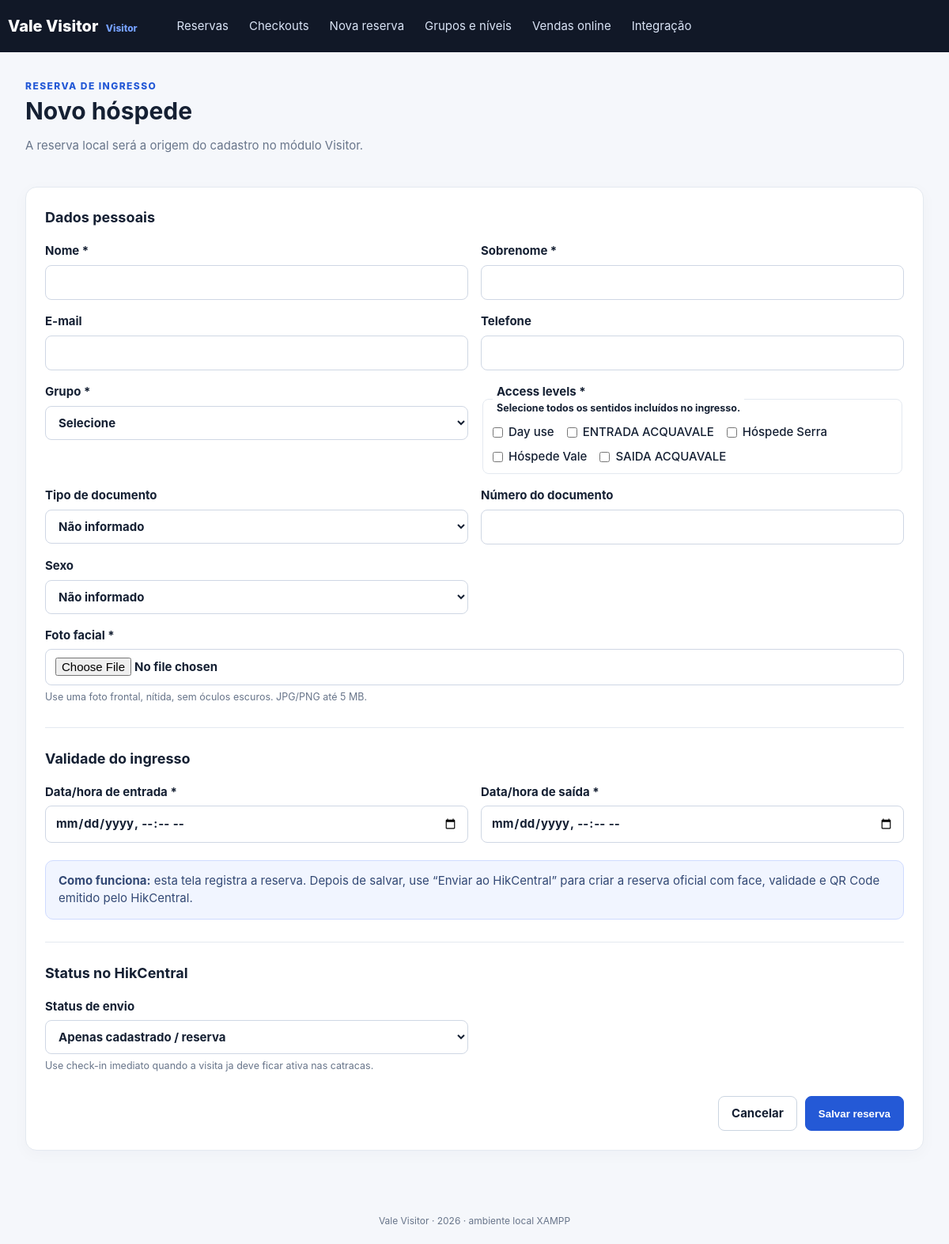
Page /new.php on the committed database.
### tables this page shows
CREATE TABLE IF NOT EXISTS access_levels (
    id INT UNSIGNED AUTO_INCREMENT PRIMARY KEY,
    name VARCHAR(120) NOT NULL UNIQUE,
    active TINYINT(1) NOT NULL DEFAULT 1,
    created_at TIMESTAMP NOT NULL DEFAULT CURRENT_TIMESTAMP
);

### bootstrap.php (called while the page is built, shortened)
<?php
function db(): PDO {
    static $pdo;
    if ($pdo instanceof PDO) return $pdo;
    $pdo = new PDO(
        'mysql:host=' . DB_HOST . ';port=' . DB_PORT . ';dbname=' . DB_NAME . ';charset=utf8mb4',
        DB_USER,
        DB_PASS,
        [PDO::ATTR_ERRMODE => PDO::ERRMODE_EXCEPTION, PDO::ATTR_DEFAULT_FETCH_MODE => PDO::FETCH_ASSOC]
    );
    return $pdo;
}
function e(?string $value): string { return htmlspecialchars($value ?? '', ENT_QUOTES | ENT_SUBSTITUTE, 'UTF-8'); }

### new.php (the view, shortened to what this page needs)
<?php
require_once __DIR__ . '/bootstrap.php';
$levels = db()->query('SELECT id,name FROM access_levels WHERE active=1 ORDER BY name')->fetchAll();
include __DIR__ . '/header.php';
?>
<section class="hero compact"><div><p class="eyebrow">Reserva de ingresso</p><h1>Novo hóspede</h1><p class="muted">A reserva local será a origem do cadastro no módulo Visitor.</p></div></section>
<form class="card form" action="save.php" method="post" enctype="multipart/form-data">
<h2>Dados pessoais</h2><div class="grid two"><label>Nome *<input name="first_name" required maxlength="120"></label><label>Sobrenome *<input name="last_name" required maxlength="120"></label><label>E-mail<input type="email" name="email" maxlength="190"></label><label>Telefone<input name="phone" maxlength="40"></label><label>Grupo *<select name="group_id" required><option value="">Selecione</option><?php foreach($groups as $g): ?><option value="<?= (int)$g['id'] ?>"><?= e($g['name']) ?></option><?php endforeach; ?></select></label><fieldset class="access-levels"><legend>Access levels * <small>Selecione todos os sentidos incluídos no ingresso.</small></legend><?php foreach($levels as $a): ?><label class="check-option"><input type="checkbox" name="access_level_ids[]" value="<?= (int)$a['id'] ?>"><span><?= e($a['name']) ?></span></label><?php endforeach; ?></fieldset><label>Tipo de documento<select name="document_type"><option value="">Não informado</option><option>CPF</option><option>RG</option><option>CNH</option><option>OUTRO</option></select></label><label>Número do documento<input name="document_number" maxlength="80"></label><label>Sexo<select name="gender"><option value="">Não informado</option><option value="F">Feminino</option><option value="M">Masculino</option><option value="N">Não informado</option></select></label><label class="photo">Foto facial *<input type="file" name="photo" accept="image/jpeg,image/png" required><small>Use uma foto frontal, nítida, sem óculos escuros. JPG/PNG até 5 MB.</small></label></div>
<h2>Validade do ingresso</h2><div class="grid two"><label>Data/hora de entrada *<input type="datetime-local" name="entry_at" required></label><label>Data/hora de saída *<input type="datetime-local" name="exit_at" required></label></div>
<div class="notice"><strong>Como funciona:</strong> esta tela registra a reserva. Depois de salvar, use “Enviar ao HikCentral” para criar a reserva oficial com face, validade e QR Code emitido pelo HikCentral.</div>
<h2>Status no HikCentral</h2>
<div class="grid two"><label>Status de envio<select name="visitor_flow_status"><option value="REGISTERED">Apenas cadastrado / reserva</option><option value="CHECKED_IN">Check-in imediato</option></select><small>Use check-in imediato quando a visita ja deve ficar ativa nas catracas.</small></label></div>
<div class="actions"><a class="button" href="index.php">Cancelar</a><button class="button primary" type="submit">Salvar reserva</button></div></form>
<?php include __DIR__ . '/footer.php'; ?>

### assets/app.css (style rules this page uses)
:root { --ink:#152033;--muted:#68758a;--line:#e4e9f0;--bg:#f5f7fb;--blue:#2459d6;--red:#dc4552;--green:#178654;--yellow:#9b6a00 }
* { box-sizing:border-box }
body { margin:0;background:var(--bg);color:var(--ink);font:15px/1.5 Inter,Segoe UI,Arial,sans-serif }
.hero { display:flex;align-items:end;justify-content:space-between;gap:20px;margin-bottom:26px }
.hero.compact { align-items:center }
.eyebrow { color:var(--blue);font-size:12px;font-weight:800;letter-spacing:.12em;text-transform:uppercase;margin:0 0 5px }
.hero h1 { font-size:30px;line-height:1.15;margin:0 0 8px }
.muted { color:var(--muted) }
.card { background:#fff;border:1px solid var(--line);border-radius:14px;box-shadow:0 5px 20px #1a2c4d08;padding:24px }
input,select { border:1px solid #cfd7e4;border-radius:8px;background:#fff;color:var(--ink);font:inherit;padding:10px 12px;width:100% }
label { display:flex;flex-direction:column;gap:6px;font-weight:650 }
label small { font-weight:400;color:var(--muted) }
.access-levels { border:1px solid var(--line);border-radius:8px;padding:10px 12px;display:flex;flex-wrap:wrap;gap:8px 16px }
.access-levels legend { padding:0 5px;font-weight:650 }
.access-levels legend small { display:block }
.access-levels .check-option { display:flex;flex-direction:row;align-items:center;gap:7px;font-weight:500 }
.access-levels input { width:auto;margin:0 }
.form h2,.card h2 { font-size:18px;margin:0 0 18px }
.form h2:not(:first-of-type) { border-top:1px solid var(--line);padding-top:25px;margin-top:28px }
.grid { display:grid;gap:16px }
.grid.two { grid-template-columns:repeat(2,minmax(0,1fr)) }
.photo { grid-column:span 2 }
.button { display:inline-flex;align-items:center;justify-content:center;border:1px solid #cbd5e1;background:#fff;border-radius:8px;color:var(--ink);font-weight:700;padding:10px 16px;text-decoration:none;cursor:pointer }
.button.primary { background:var(--blue);color:#fff;border-color:var(--blue) }
.actions { display:flex;justify-content:flex-end;gap:10px;margin-top:28px }
.notice { background:#f1f5ff;border:1px solid #cfdbff;color:#334975;border-radius:10px;padding:14px 16px;margin-top:22px }

### rows in the picture
access_levels: name "Day use"
access_levels: name "ENTRADA ACQUAVALE"
access_levels: name "Hóspede Serra"
access_levels: name "Hóspede Vale"
access_levels: name "SAIDA ACQUAVALE"
